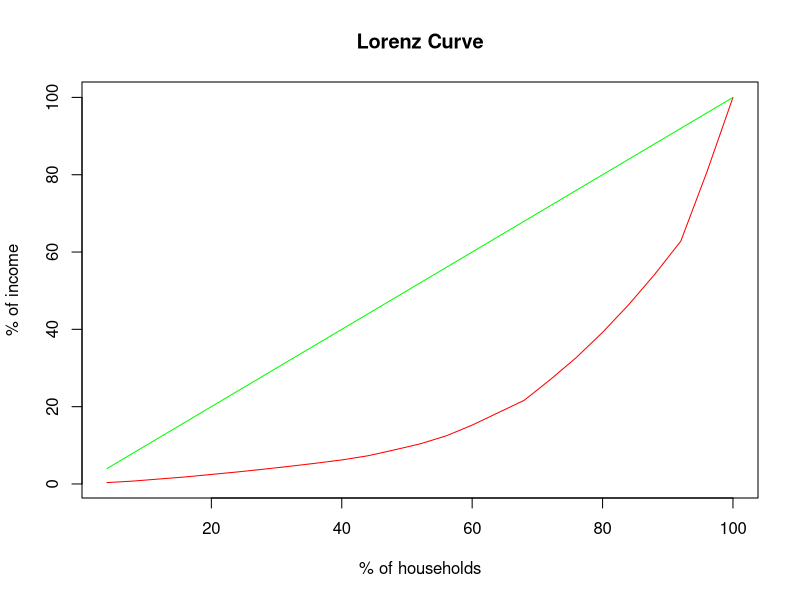

Write R code to recreate this figure. (Note: this script raises an error after producing the figure.)
## ---- chunk 1
y <- c(1000,750,4500,8000,900,9050,11000,1500,550,2900,7500,25000,2200,1200,3900,4500,27000,1100,500,10000,12000,900,750,2100,1050)
U <- 1:25
Y <- sort(y)
py <- (cumsum(Y)/sum(Y))*100
cp <- (U/25)*100
plot(cp,py,type="l",col="RED",xlab="% of households",ylab="% of income",main = "Lorenz Curve")
lines(cp,cp,col="GREEN")
n=25
G <- (1/(n-1))*(n+1-2*(sum((n+1-U)*Y)/(sum(Y))));G
#data.frame(U,py,cp)
#as 40p of population have only 6p of total income then there is high inequality  
## ---- chunk 2
#Q2
U1=1:15000;n1=15000
y1=c(rnorm(5000,3000,100),rnorm(10000,4500,200))
Y1 <- sort(y1)
py <- (cumsum(Y)/sum(Y1))*100
cp <- (U1/n1)*100
plot(cp,py,type="l",col="RED",xlab="% of households",ylab="% of income",main = "Lorenz Curve")
lines(cp,cp,col="GREEN")
n=25
G1 <- (1/(n1-1))*(n1+1-2*(sum((n1+1-U1)*Y1)/(sum(Y1))));G1
cat('\n as the value of G is close to 0 ')
